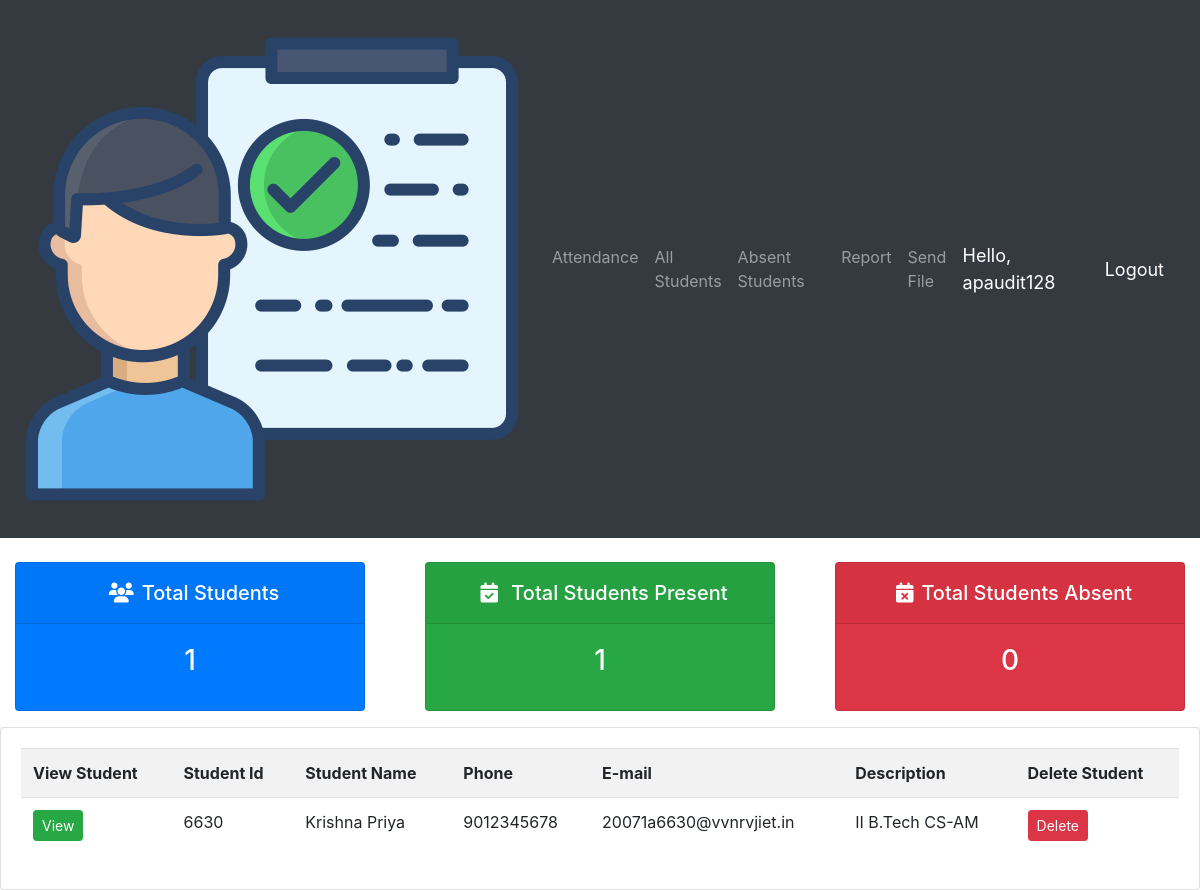
/all_students/ (signed in), run on the app's committed database.
### face_rec/models.py (models this page shows, shortened)
class student_profile(models.Model):
    user=models.OneToOneField(User,null=True,blank=True,on_delete=models.CASCADE)
    student_id = models.CharField(primary_key=True,max_length=20)
    name = models.CharField(max_length=50)
    address = models.CharField(max_length = 100)
    phone = models.CharField(max_length =  50)
    email = models.CharField(max_length = 50)
    description = models.CharField(max_length = 200)
    mark = (
            ('Absent', 'Absent'),
            ('Present', 'Present'),
            )
    attendance = models.CharField(max_length=20,default='Absent', choices=mark)
    profile_pic=models.ImageField(default="static/images/nobody.jpg")

### face_rec/decorators.py (the view)
		def wrapper_func(request,*args,**kwargs):
			group=None
			if request.user.groups.exists():
				group=request.user.groups.all()[0].name
			if group in allowed_roles:
				return view_func(request,*args,**kwargs)
			else:
				return HttpResponse('You are Not Authorized To View This Page')

### face_rec/views.py (called while the page is built)
@login_required(login_url='login')
@allowed_users(allowed_roles=['teacher','admin'])
def all_students(request):
    student=student_profile.objects.all()
    total_students_absent=student_profile.objects.filter(attendance='Absent').count()
    total_students_present=student_profile.objects.filter(attendance='Present').count()
    total_students=student_profile.objects.count()
    context={'student':student,'total_students':total_students,'total_students_present':total_students_present,'total_students_absent':total_students_absent}
    return render(request,'face_rec/total.html',context)

### face_rec/templates/face_rec/total.html
{% extends 'face_rec/main.html' %}
{% block content %}
{% include 'face_rec/status.html' %}
<div class="row">
    <div class="col-md">
        <div class="card card-body">
            <table class="table table-striped table-hover">
                <tr>
                    <th>View Student</th>
                    <th>Student Id</th>
                    <th>Student Name</th>
                    <th>Phone</th>
                    <th>E-mail</th>
                    <th>Description</th>
                    <th>Delete Student</th>
                </tr>
                {% for students in student %}
                    <tr>
                        <td><a class="btn btn-sm btn-success" href="{% url 'profile' students.student_id %}">View</a></td>
                        <td>{{students.student_id}}</td>
                        <td>{{students.name}}</td>
                        <td>{{students.phone}}</td>
                        <td>{{students.email}}</td>
                        <td>{{students.description}}</td>
                        <td><a class="btn btn-sm btn-danger" href="{% url 'delete' students.student_id %}">Delete</a></td>
                    </tr>
                {% endfor %}
            </table>
        </div>
    </div>
</div>
{% endblock content %}

### face_rec/templates/face_rec/main.html (shortened to what this page needs)
<!DOCTYPE html>
<html>
<head>
	<link rel="stylesheet" href="https://cdnjs.cloudflare.com/ajax/libs/font-awesome/6.0.0-beta2/css/all.min.css">
	<link rel="stylesheet" href="path/to/font-awesome/css/font-awesome.min.css">
	<link rel="stylesheet" href="https://stackpath.bootstrapcdn.com/bootstrap/4.4.1/css/bootstrap.min.css">
</head>
<body>
	{% include 'face_rec/navbar.html' %}
	{% block content %}
	{% endblock %}
</body>
</html>

### face_rec/templates/face_rec/navbar.html (shortened to what this page needs)
{% load static %}
<nav class="navbar navbar-expand-lg navbar-dark bg-dark">
  	<img class="navbar-brand" href="#" id="logo" src="../../../icons8-attendance-64.png" alt="">
  	<div class="collapse navbar-collapse" id="navbarNav">
    	<ul class="navbar-nav">
      		<li class="nav-item">
        		<a class="nav-link" href="{% url 'home' %}">Attendance</a>
      		</li>
      		<li class="nav-item">
        		<a class="nav-link" href="{% url 'all_students' %}">All Students</a>
      		</li>
          <li class="nav-item">
            <a class="nav-link" href="{% url 'absent_students' %}">Absent Students</a>
          </li>
          <li class="nav-item">
            <a class="nav-link" href="{% url 'report' %}">Report</a>
          </li>
          <li class="nav-item">
            <a class="nav-link" href="{% url 'send_file' %}">Send File</a>
          </li>
    	</ul>
  	</div>
  <span class="hello-msg">Hello, {{request.user}}</span>
  <span><a class="hello-msg" href="{% url 'logout' %}">  Logout</a></span>
</nav>

### face_rec/templates/face_rec/status.html
<br>
<div class="row">
	<div class="col">
		<div class="col-md">
			<div class="card text-center text-white md-3 bg-primary" id="total-students">
				<div class="card-header">
					<h5 class="card-title m-0"><i class="fas fa-users p-2"></i>Total Students</h5>
				</div>
				<div class="card-body">
					<h3 class="card-title">{{total_students}}</h3>
				</div>
			</div>
		</div>
	</div>
	<div class="col">
		<div class="col-md">
			<div class="card text-center text-white mb-3 bg-success" id="present-students">
				<div class="card-header">
					<h5 class="card-title m-0"> <i class="fas fa-calendar-check p-2"></i> Total Students Present</h5>
				</div>
				<div class="card-body">
					<h3 class="card-title">{{total_students_present}}</h3>
				</div>
			</div>
		</div>
	</div>
	<div class="col">
		<div class="col-md">
			<div class="card text-center text-white mb-3 bg-danger" id="absent-students">
				<div class="card-header">
					<h5 class="card-title m-0"><i class="fas fa-calendar-xmark p-2"></i>Total Students Absent</h5>
				</div>
				<div class="card-body">
					<h3 class="card-title">{{total_students_absent}}</h3>
				</div>
			</div>
		</div>
	</div>
</div>

### face_rec/templates/face_rec/main.html (style rules this page uses)
#logo { color:#fddc5c; }
body { background-color: #ebeff5; }

### face_rec/templates/face_rec/navbar.html (style rules this page uses)
.hello-msg { font-size:18px; color:#fff; margin-right:20px; }

### data on the page
student_profile: student_id "6630", name "Krishna Priya", phone "9012345678", email "20071a6630@vvnrvjiet.in", description "II B.Tech CS-AM"

### other printed values
{{ request.user }} "apaudit128"
{{ total_students }} "1"
{{ total_students_present }} "1"
{{ total_students_absent }} "0"
